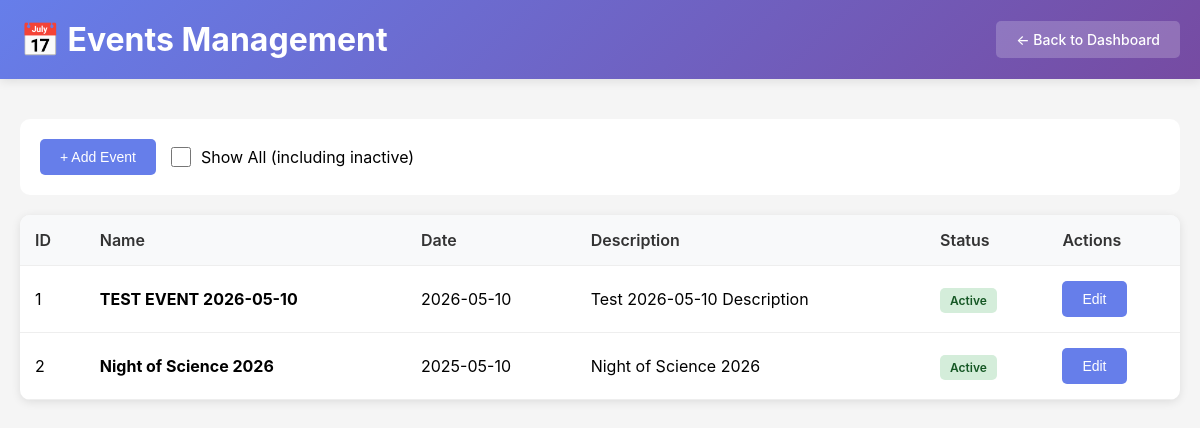
Screenshot of /admin/events (signed in) with the database file from the repository.
### tables this page shows
CREATE TABLE events (
    eventId INTEGER PRIMARY KEY,
    name TEXT NOT NULL,
    timestamp INTEGER NOT NULL,
    description TEXT,
    note TEXT,
    active INTEGER NOT NULL DEFAULT 1
);

### src/admin.py (the view)
@admin_bp.route('/events')
@require_admin
def events():
    conn = get_db_connection()
    show_all = request.args.get('show_all', 'false') == 'true'
    if show_all:
        events = conn.execute('SELECT * FROM events ORDER BY timestamp DESC').fetchall()
    else:
        events = conn.execute('SELECT * FROM events WHERE active = 1 ORDER BY timestamp DESC').fetchall()
    conn.close()
    return render_template('admin_events.html', events=events, show_all=show_all)

### src/admin.py (called while the page is built)
def require_admin(f):
    @wraps(f)
    def decorated_function(*args, **kwargs):
        if not session.get('admin_authenticated'):
            return redirect(url_for('admin_login'))
        return f(*args, **kwargs)
    return decorated_function

def get_db_connection():
    from app import DB_NAME
    db_path = PROJECT_ROOT / 'db' / DB_NAME
    conn = sqlite3.connect(str(db_path))
    conn.row_factory = sqlite3.Row
    return conn

### templates/admin_events.html (shortened to what this page needs)
<!DOCTYPE html>
<html lang="en">
<head>
</head>
<body>
    <div class="header">
        <div class="header-content">
            <h1>📅 Events Management</h1>
            <div>
                <a href="/admin" class="btn btn-secondary">← Back to Dashboard</a>
            </div>
        </div>
    </div>
    <div class="container">
        <div class="toolbar">
            <button class="btn btn-primary" onclick="alert('Add Event - Coming soon')">+ Add Event</button>
            <div class="toggle">
                <input type="checkbox" id="showAll" {% if show_all %}checked{% endif %}
                       onchange="toggleShowAll(this)">
                <label for="showAll">Show All (including inactive)</label>
            </div>
        </div>
        <div class="table-container">
            <table>
                <thead>
                    <tr>
                        <th>ID</th>
                        <th>Name</th>
                        <th>Date</th>
                        <th>Description</th>
                        <th>Status</th>
                        <th>Actions</th>
                    </tr>
                </thead>
                <tbody>
                    {% for event in events %}
                    <tr>
                        <td>{{ event.eventId }}</td>
                        <td><strong>{{ event.name }}</strong></td>
                        <td data-timestamp="{{ event.timestamp }}">{{ event.timestamp }}</td>
                        <td>{{ event.description or '-' }}</td>
                        <td>
                            {% if event.active %}
                            <span class="badge badge-active">Active</span>
                            {% else %}
                            <span class="badge badge-inactive">Inactive</span>
                            {% endif %}
                        </td>
                        <td>
                            <button class="btn btn-primary" onclick="alert('Edit - Coming soon')">Edit</button>
                        </td>
                    </tr>
                    {% endfor %}
                </tbody>
            </table>
        </div>
    </div>
</body>
</html>

### templates/admin_events.html (style rules this page uses)
* { margin: 0; padding: 0; box-sizing: border-box; }
body { font-family: -apple-system, BlinkMacSystemFont, 'Segoe UI', Roboto, Oxygen, Ubuntu, Cantarell, sans-serif; background: #f5f5f5; }
.header { background: linear-gradient(135deg, #667eea 0%, #764ba2 100%); color: white; padding: 20px; box-shadow: 0 2px 10px rgba(0, 0, 0, 0.1); }
.header-content { max-width: 1200px; margin: 0 auto; display: flex; justify-content: space-between; align-items: center; }
.btn { padding: 10px 20px; border: none; border-radius: 5px; cursor: pointer; font-size: 14px; font-weight: 500; text-decoration: none; display: inline-block; transition: transform 0.2s; }
.btn-secondary { background: rgba(255, 255, 255, 0.2); color: white; }
.btn-primary { background: #667eea; color: white; }
.container { max-width: 1200px; margin: 40px auto; padding: 0 20px; }
.toolbar { background: white; padding: 20px; border-radius: 10px; margin-bottom: 20px; display: flex; gap: 15px; align-items: center; }
.table-container { background: white; border-radius: 10px; overflow: hidden; box-shadow: 0 2px 10px rgba(0, 0, 0, 0.1); }
table { width: 100%; border-collapse: collapse; }
th, td { padding: 15px; text-align: left; border-bottom: 1px solid #eee; }
th { background: #f8f9fa; font-weight: 600; color: #333; }
.badge { padding: 5px 10px; border-radius: 5px; font-size: 12px; font-weight: 600; }
.badge-active { background: #d4edda; color: #155724; }
.toggle { display: flex; align-items: center; gap: 10px; }
.toggle input[type="checkbox"] { width: 20px; height: 20px; }

### rows the page displays
events: eventId "1", name "TEST EVENT 2026-05-10", description "Test 2026-05-10 Description", active "Active"
events: eventId "2", name "Night of Science 2026", description "Night of Science 2026", active "Active"
